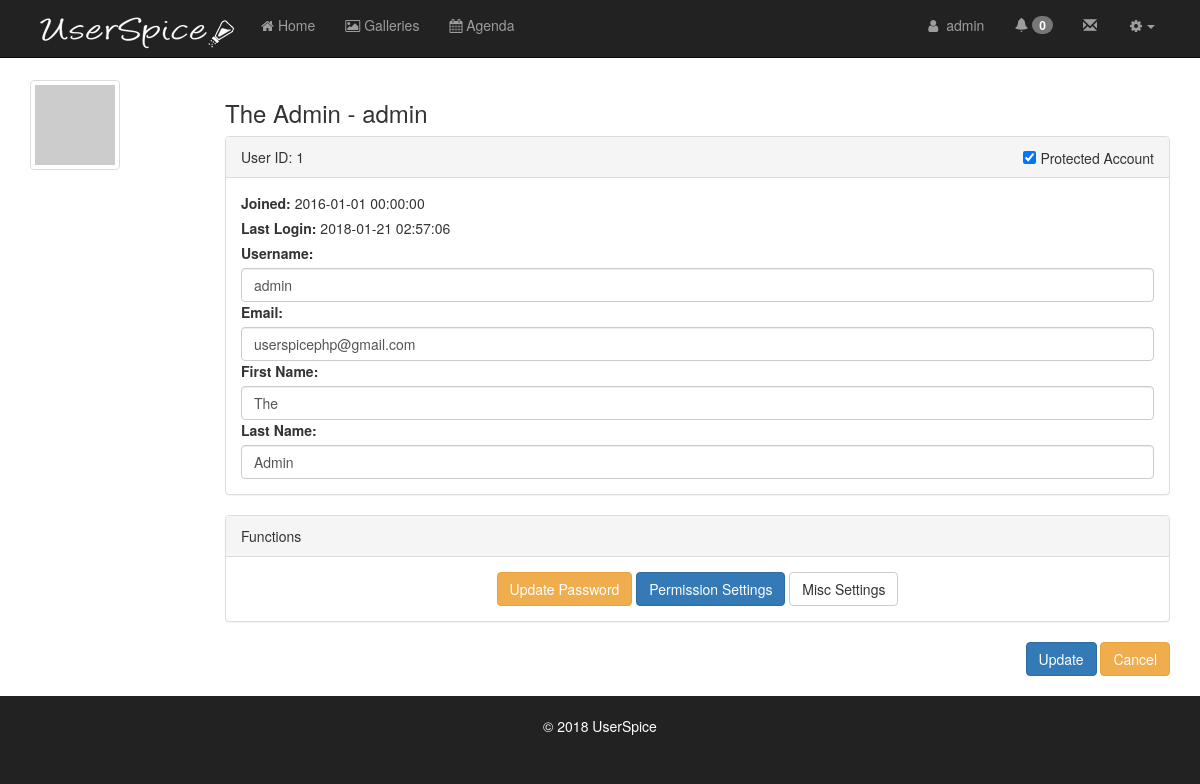
Page /users/admin_user.php?id=1 (signed in) on the earlier database version.
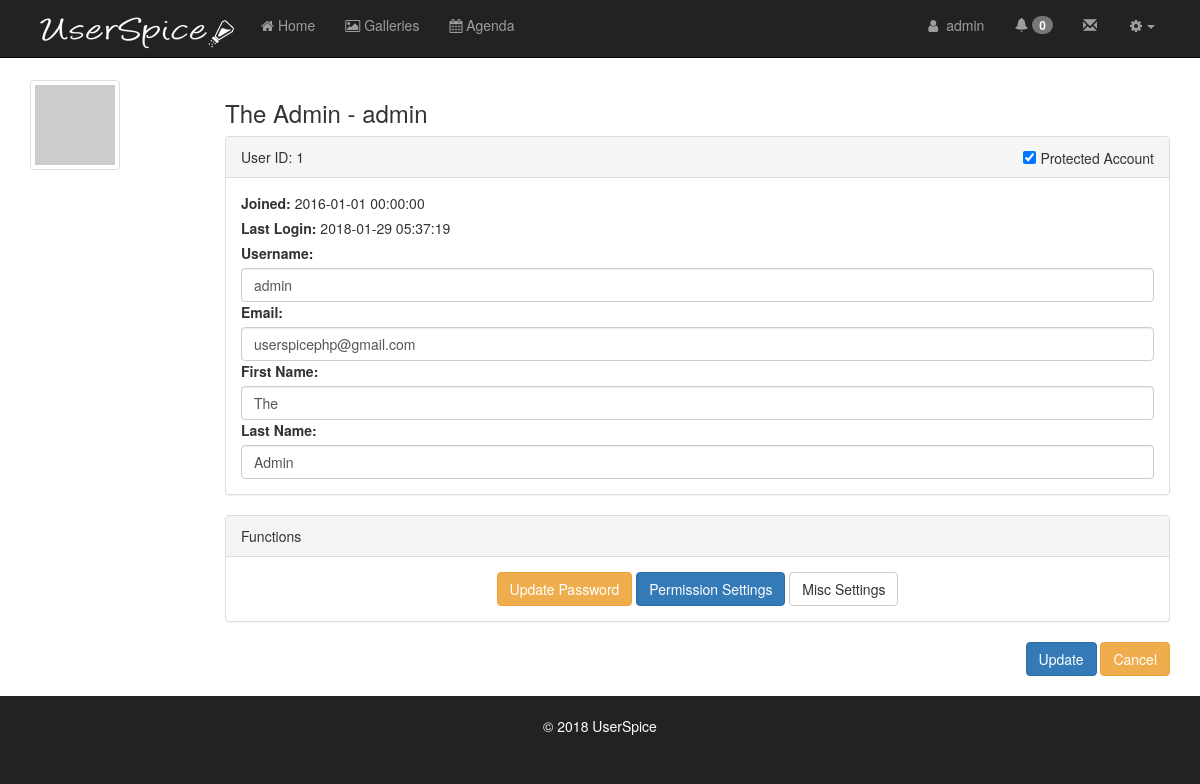
Same page on the later database version.
### tables this page shows
CREATE TABLE IF NOT EXISTS `users` (
  `id` int(11) NOT NULL AUTO_INCREMENT,
  `email` varchar(155) NOT NULL,
  `email_new` varchar(155) DEFAULT NULL,
  `username` varchar(255) NOT NULL,
  `password` varchar(255) NOT NULL,
  `fname` varchar(255) NOT NULL,
  `lname` varchar(255) NOT NULL,
  `permissions` int(11) NOT NULL,
  `editmode` int(11) NOT NULL,
  `logins` int(100) NOT NULL,
  `account_owner` tinyint(4) NOT NULL DEFAULT '0',
  `account_id` int(11) NOT NULL DEFAULT '0',
  `company` varchar(255) NOT NULL,
  `join_date` datetime NOT NULL,
  `last_login` datetime NOT NULL,
  `email_verified` tinyint(4) NOT NULL DEFAULT '0',
  `vericode` varchar(15) NOT NULL,
  `active` int(1) NOT NULL,
  `oauth_provider` varchar(255) NOT NULL,
  `oauth_uid` varchar(255) NOT NULL,
  `gender` varchar(10) NOT NULL,
  `locale` varchar(10) NOT NULL,
  `gpluslink` varchar(255) NOT NULL,
  `picture` varchar(255) NOT NULL,
  `created` datetime NOT NULL,
  `modified` datetime NOT NULL,
  `fb_uid` varchar(255) NOT NULL,
  `un_changed` int(1) NOT NULL,
  `msg_exempt` int(1) NOT NULL DEFAULT '0',
  `last_confirm` datetime DEFAULT NULL,
  `protected` int(1) NOT NULL DEFAULT '0',
  `dev_user` int(1) NOT NULL DEFAULT '0',
  `msg_notification` int(1) NOT NULL DEFAULT '1',
  `force_pr` int(1) NOT NULL DEFAULT '0',
  `twoKey` varchar(16) DEFAULT NULL,
  `twoEnabled` int(1) DEFAULT '0',
  `cloak_allowed` tinyint(1) NOT NULL DEFAULT '0',
  PRIMARY KEY (`id`),
  KEY `EMAIL` (`email`) USING BTREE
);

### users/classes/DB.php (called while the page is built, shortened)
<?php
class DB {
	private static $_instance = null;
	private $_pdo, $_query, $_error = false, $_errorInfo, $_results, $_resultsArray, $_count = 0, $_lastId, $_queryCount=0;
	private function __construct(){
		if (!$opts = Config::get('mysql/options'))
			$opts = array(PDO::MYSQL_ATTR_INIT_COMMAND => "SET SESSION sql_mode = ''");
		try{
			$this->_pdo = new PDO('mysql:host=' .
				Config::get('mysql/host') .';dbname='.
				Config::get('mysql/db') . ';charset=utf8',
				Config::get('mysql/username'),
				Config::get('mysql/password'),
				$opts);
		} catch(PDOException $e){
			die($e->getMessage());
		}
	}
	public static function getInstance(){
		if (!isset(self::$_instance)) {
			self::$_instance = new DB();
		}
		return self::$_instance;
	}
	public function query($sql, $params = array()){
		$this->_error = false;
		$this->_errorInfo = array(0, null, null); $this->_resultsArray=[]; $this->_count=0; $this->_lastId=0;
		if ($this->_query = $this->_pdo->prepare($sql)) {
			$x = 1;
			if (count($params)) {
				foreach ($params as $param) {
					$this->_query->bindValue($x, $param);
					$x++;
				}
			}
			if ($this->_query->execute()) {
				if ($this->_query->columnCount() > 0) {
					$this->_results = $this->_query->fetchALL(PDO::FETCH_OBJ);
				}
				$this->_count = $this->_query->rowCount();
			} else{
				$this->_error = true;
				$this->_errorInfo = $this->_query->errorInfo();
			}
		}
		return $this;
	}
	public function action($action, $table, $where = array()){
		$sql    = "{$action} FROM {$table}";
		$values = array();
		$is_ok  = true;
		if ($where_text = $this->_calcWhere($where, $values, "and", $is_ok))
			$sql .= " WHERE $where_text";
		if ($is_ok)
			if (!$this->query($sql, $values)->error())
				return $this;
		return false;
	}
	private function _calcWhere($w, &$vals, $comboparg='and', &$is_ok=NULL) {
		if (is_array($w)) {
			$comb_ops   = ['and', 'or', 'and not', 'or not'];
			$valid_ops  = ['=', '<', '>', '<=', '>=', '<>', '!=', 'LIKE', 'NOT LIKE', 'ALIKE', 'NOT ALIKE', 'REGEXP', 'NOT REGEXP'];
			$two_args   = ['IS NULL', 'IS NOT NULL'];
			$four_args  = ['BETWEEN', 'NOT BETWEEN'];
			$arr_arg    = ['IN', 'NOT IN'];
			$nested_arg = ['ANY', 'ALL', 'SOME'];
			$nested     = ['EXISTS', 'NOT EXISTS'];
			$nestedIN   = ['IN SELECT', 'NOT IN SELECT'];
			$wcount     = count($w);
			if (array_values($w) === $w) {
				if (in_array(strtolower($w[0]), $comb_ops)) {
					$sql = '';
					$combop = '';
					for ($i = 1; $i < $wcount; $i++) {
						$sql .= ' '. $combop . ' ' . $this->_calcWhere($w[$i], $vals, "and", $is_ok);
						$combop = $w[0];
					}
					return '('.$sql.')';
				} elseif ($wcount==3  &&  in_array($w[1],$valid_ops)) {
					return "{$w[0]} {$w[1]} ?";
				} elseif ($wcount==2  &&  in_array($w[1],$two_args)) {
					return "{$w[0]} {$w[1]}";
				} elseif ($wcount==4  &&  in_array($w[1],$four_args)) {
					$vals[] = $w[2];
					$vals[] = $w[3];
					return "{$w[0]} {$w[1]} ? AND ?";
				} elseif ($wcount==3  &&  in_array($w[1],$arr_arg)  &&  is_array($w[2])) {
					$vals = array_merge($vals,$w[2]);
					return "{$w[0]} {$w[1]} (" . substr( str_repeat(",?",count($w[2])), 1) . ")";
				} elseif (($wcount==5 || $wcount==6 && is_array($w[5]))  &&  in_array($w[1],$valid_ops)  &&  in_array($w[2],$nested_arg)) {
					return  "{$w[0]} {$w[1]} {$w[2]}" . $this->get_subquery_sql($w[4],$w[3],$w[5],$vals,$is_ok);
				} elseif (($wcount==3 || $wcount==4 && is_array($w[3]))  &&  in_array($w[0],$nested)) {
					return $w[0] . $this->get_subquery_sql($w[2],$w[1],$w[3],$vals,$is_ok);
				} elseif (($wcount==4 || $wcount==5 && is_array($w[4]))  &&  in_array($w[1],$nestedIN)) {
					return "{$w[0]} " . substr($w[1],0,-7) . $this->get_subquery_sql($w[3],$w[2],$w[4],$vals,$is_ok);
				} else {
					echo "ERROR: w=".print_r($w,true)."<br />\n";
					$is_ok = false;
				}
			}
		} else {
			echo "ERROR: No array in $w<br />\n";
			$is_ok = false;
		}
	}
	public function get($table, $where){
		return $this->action('SELECT *', $table, $where);
	}
	public function results($assoc = false){
		return $this->_results;
	}
	public function first($assoc = false){
		return (!$assoc || $assoc && $this->count()>0)  ?  $this->results($assoc)[0]  :  [];
	}
	public function count(){
		return $this->_count;
	}
	public function error(){
		return $this->_error;
	}
}

### users/classes/Config.php (called while the page is built)
<?php
class Config {
	public static function get($path = null){
		if($path){
			$config = $GLOBALS['config'];
			$path = explode('/', $path);
			foreach ($path as $bit) {
				if(isset($config[$bit])){
					$config = $config[$bit];
				} else {
					return false;
				}
			}
			return $config;
		}
		return false;
	}
}

### users/classes/class.autoloader.php (called while the page is built, shortened)
<?php
class Autoloader {
	protected static $fileExt = '.php';
	public static function loader($className) {
		$filename = $className . static::$fileExt;
	}
	public static function setFileExt($fileExt) {
		static::$fileExt = $fileExt;
	}
}

### users/classes/User.php (called while the page is built, shortened)
<?php
class User {
	private $_db, $_data, $_sessionName, $_isLoggedIn, $_cookieName;
	public function __construct($user = null){
		$this->_db = DB::getInstance();
		$this->_sessionName = Config::get('session/session_name');
		if (!$user) {
			if (Session::exists($this->_sessionName)) {
				$user = Session::get($this->_sessionName);
				if ($this->find($user)) {
					$this->_isLoggedIn = true;
				} else {
				}
			}
		} else {
			$this->find($user);
		}
	}
	public function find($user = null){
		if ($user) {
			if(is_numeric($user)){
				$field = 'id';
			}elseif(!filter_var($user, FILTER_VALIDATE_EMAIL) === false){
				$field = 'email';
			}else{
				$field = 'username';
			}
			$data = $this->_db->get('users', array($field, '=', $user));
			if ($data->count()) {
				$this->_data = $data->first();
				if($this->data()->account_id == 0 && $this->data()->account_owner == 1){
					$this->_data->account_id = $this->_data->id;
				}
				return true;
			}
		}
		return false;
	}
	public function data(){
		return $this->_data;
	}
	public function isLoggedIn(){
		return $this->_isLoggedIn;
	}
}

### users/classes/Session.php (called while the page is built, shortened)
<?php
class Session {
	public static function exists($name){
		return (isset($_SESSION[$name])) ? true : false;
	}
	public static function get($name){
		return $_SESSION[$name];
	}
}

### users/init.php (called while the page is built, shortened)
<?php
require_once 'classes/class.autoloader.php';
$mainConfig = require (__dir__ . DIRECTORY_SEPARATOR . '..' . DIRECTORY_SEPARATOR . 'config.php');
$master_account = [1];
$user = new User();

### users/helpers/us_helpers.php (called while the page is built, shortened)
<?php
if(!function_exists('fetchUserDetails')) {
	function fetchUserDetails($username=NULL,$token=NULL, $id=NULL){
		if($username!=NULL) {
			$column = "username";
			$data = $username;
		}elseif($id!=NULL) {
			$column = "id";
			$data = $id;
		}
		$db = DB::getInstance();
		$query = $db->query("SELECT * FROM users WHERE $column = $data LIMIT 1");
		$results = $query->first();
		return ($results);
	}
}
if(!function_exists('echousername')) {
	function echousername($id){
		$db = DB::getInstance();
		$query = $db->query("SELECT username FROM users WHERE id = ? LIMIT 1",array($id));
		$count=$query->count();
		if ($count > 0) {
			$results=$query->first();
			return ($results->username);
		} else {
			return "Unknown";
		}
	}
}
if(!function_exists('reAuth')) {
	function reAuth($uri,$uid,$urlRoot){
		$abs_us_root=$_SERVER['DOCUMENT_ROOT'];
		$self_path=explode("/", $_SERVER['PHP_SELF']);
		$self_path_length=count($self_path);
		for($i = 1; $i < $self_path_length; $i++){
			array_splice($self_path, $self_path_length-$i, $i);
			$us_url_root=implode("/",$self_path)."/";
			if (file_exists($abs_us_root.$us_url_root.'z_us_root.php')){
				break;
			}else{
				$file_found=FALSE;
			}
		}
		$urlRootLength=strlen($us_url_root);
		$page=substr($uri,$urlRootLength,strlen($uri)-$urlRootLength);
		$db = DB::getInstance();
		$query = $db->query("SELECT id, page, re_auth FROM pages WHERE page = ?",[$page]);
		$count = $query->count();
		if ($count > 0){
		$results = $query->first();
		$pageDetails = array( 'id' =>$results->id, 'page' => $results->page, 're_auth' => $results->re_auth);
		if (empty($pageDetails)){
			return true;
		}elseif ($pageDetails['re_auth'] == 0){
			return true;
		}else{
			verifyadmin($uid,$page,$urlRoot);
		 }
		}
	}
}

### users/classes/Notification.php (called while the page is built, shortened)
<?php
class Notification
{
    private $db, $user_id, $error, $unread, $archive_day_limit;
    public function __construct($user_id, $all = false, $archive_day_limit = 7) {
        $this->db = DB::getInstance();
        $this->archive_day_limit = $archive_day_limit;
        if ($archive_day_limit > 0) $this->archiveOldNotifications($user_id);
    }
    public function archiveOldNotifications($user_id) {
        try {
            $this->db->query('UPDATE notifications SET is_archived=1 WHERE user_id = ? AND is_read=1 AND date_created < NOW() - INTERVAL ? DAY', array($user_id, $this->archive_day_limit));
            return true;
        } catch (\Exception $e) {
            $this->error = $e->getMessage();
        }
        return false;
    }
}

### users/classes/Input.php (called while the page is built, shortened)
<?php
class Input {
	public static function get($item){
		if (isset($_POST[$item])) {
			if (is_array($_POST[$item])){
				$postItems=array();
				foreach ($_POST[$item] as $postItem){
					$postItems[]=self::sanitize($postItem);
				}
				return $postItems;
			}else{
				return self::sanitize($_POST[$item]);
			}
		} elseif(isset($_GET[$item])){
			if (is_array($_GET[$item])){
				$getItems=array();
				foreach ($_GET[$item] as $getItem){
					$getItems[]=self::sanitize($getItem);
				}
				return $getItems;
			}else{
				return self::sanitize($_GET[$item]);
			}
		}
		return '';
	}
	public static function sanitize($string){
		return trim(htmlentities($string, ENT_QUOTES, 'UTF-8'));
	}
}

### users/admin_user.php (the view, shortened to what the changed rows need)
<?php require_once '../users/init.php'; ?>
<?php require_once $abs_us_root.$us_url_root.'users/includes/header.php'; ?>
<?php require_once $abs_us_root.$us_url_root.'users/includes/navigation.php'; ?>
<?php
$userId = Input::get('id');
$userdetails = fetchUserDetails(NULL, NULL, $userId);
          ?><?php if(!$validation->errors()=='') {?><div class="alert alert-danger"><?=display_errors($validation->errors());?></div><?php } ?>
            <?php
if((!in_array($user->data()->id, $master_account) && in_array($userId, $master_account) || !in_array($user->data()->id, $master_account) && $userdetails->protected==1) && $userId != $user->data()->id) $protectedprof = 1;
else $protectedprof = 0;
?>
<div id="page-wrapper">
<div class="container">
<div class="row">
        <div class="col-xs-12 col-sm-10">
        <form class="form" id='adminUser' name='adminUser' action='admin_user.php?id=<?=$userId?>' method='post'>
        <h3><?=$userdetails->fname?> <?=$userdetails->lname?> - <?=$userdetails->username?></h3>
        <div class="panel panel-default">
        <div class="panel-heading">User ID: <?=$userdetails->id?> <?php if(in_array($user->data()->id, $master_account)) {?><p class="pull-right"><label class="normal"><input type="checkbox" name="protected" value="1" <?php if($userdetails->protected==1){?>checked<?php } ?>/> Protected Account</label></p><?php } ?></div>
        <div class="panel-body">
        <label>Joined: </label> <?=$userdetails->join_date?><br/>
        <label>Last Login: </label> <?php if($userdetails->last_login != 0) { echo $userdetails->last_login; } else {?> <i>Never</i> <?php }?><br/>
        <label>Username:</label>
        <input  class='form-control' type='text' name='username' value='<?=$userdetails->username?>' />
        <label>Email:</label>
        <input class='form-control' type='text' name='email' value='<?=$userdetails->email?>' />
        <label>First Name:</label>
        <input  class='form-control' type='text' name='fname' value='<?=$userdetails->fname?>' />
        <label>Last Name:</label>
        <input  class='form-control' type='text' name='lname' value='<?=$userdetails->lname?>' />
        </div>
        </div>
<div class="panel panel-default">
        <div class="panel-heading">Functions <?php if($protectedprof==1) {?><p class="pull-right">PROTECTED PROFILE - EDIT DISABLED</p><?php } ?></div>
                <div class="panel-body">
                </div>
        </div>
                <div class="pull-right">
                        <div class="btn-group"><input class='btn btn-primary' type='submit' value='Update' class='submit' /></div>
                        <div class="btn-group"><a class='btn btn-warning' href="admin_users.php">Cancel</a></div><br /><Br />
                </div>
        </form>
        </div>
</div>
</div>
</div>
<?php require_once $abs_us_root.$us_url_root.'users/includes/html_footer.php';  ?>

### users/includes/navigation.php (shortened to what the changed rows need)
<?php
if($settings->navigation_type==0) {
if ($user->isLoggedIn()) {
    if ($dayLimitQ = $db->query('SELECT notif_daylimit FROM settings', array())) $dayLimit = $dayLimitQ->results()[0]->notif_daylimit;
    else $dayLimit = 7;
	$notifications = new Notification($user->data()->id, false, $dayLimit);
}
?>
<div class="navbar navbar-fixed-top navbar-inverse" role="navigation">
	<div class="container">
		<div class="collapse navbar-collapse navbar-top-menu-collapse navbar-right">
					<ul class="nav navbar-nav ">
				<?php if($user->isLoggedIn()){ ?>
					<li><a href="<?=$us_url_root?>users/account.php"><i class="fa fa-fw fa-user"></i> <?php echo echousername($user->data()->id);?></a></li>
					<?php if($settings->notifications==1) {?>
			<li><a href="#" onclick="displayNotifications('new')" id="notificationsTrigger" data-toggle="modal" data-target="#notificationsModal"  ><i class="glyphicon glyphicon-bell"></i> <span id="notifCount" class="badge" style="margin-top: -5px"><?= (int)$notifications->getUnreadCount(); ?></span></a></li>
          <?php } ?>
					<?php if($settings->messaging == 1){ ?>
						<li><a href="<?=$us_url_root?>users/messages.php"><i class="glyphicon glyphicon-envelope"></i> <span id="msgCount" class="badge" style="margin-top: -5px"><?php if($msgC > 0){ echo $msgC;}?></span></a></li>
					<?php } ?>
					<li class="dropdown hidden-xs"><a class="dropdown-toggle" href="#" data-toggle="dropdown"><i class="fa fa-fw fa-cog"></i><b class="caret"></b></a>
					</li>
				<?php }  ?>
				</ul>
				</div>
	</div>
</div>
<?php } if($settings->navigation_type==1) {?>
<?php require_once $abs_us_root.$us_url_root.'users/includes/database-navigation.php'; ?>
<?php } ?>

Differences in the rows shown:
changed users "The": last_login "2018-01-21 02:57:06" → "2018-01-29 05:37:19"
